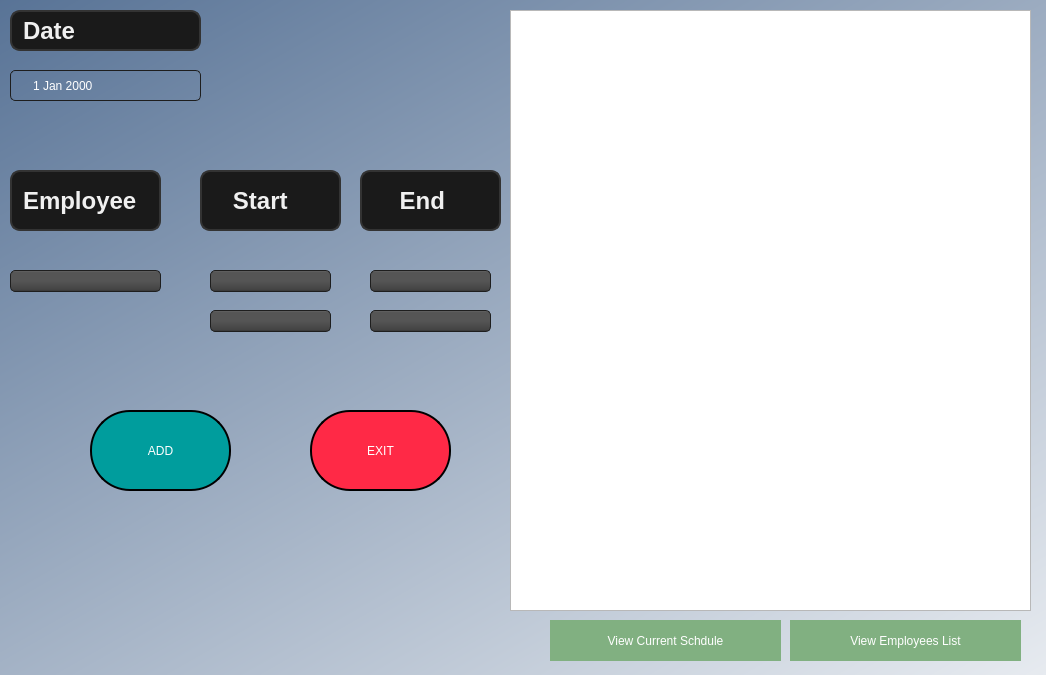
<?xml version="1.0" encoding="UTF-8"?>
<ui version="4.0">
 <class>Schdule</class>
 <widget class="QDialog" name="Schdule">
  <property name="geometry">
   <rect>
    <x>0</x>
    <y>0</y>
    <width>1046</width>
    <height>675</height>
   </rect>
  </property>
  <property name="windowTitle">
   <string>Dialog</string>
  </property>
  <widget class="QLabel" name="label">
   <property name="geometry">
    <rect>
     <x>10</x>
     <y>170</y>
     <width>151</width>
     <height>61</height>
    </rect>
   </property>
   <property name="styleSheet">
    <string notr="true">QLabel {
    background-color: #1a1a1a; /* Dark background */
    color: #f0f0f0; /* Light text color */
    font-family: &quot;Helvetica&quot;, sans-serif;
    font-size: 24px;
    font-weight: bold;
    padding: 5px;
    border-radius: 10px;
    border: 2px solid #333; /* Subtle border */
    text-align: center;
    box-shadow: 0 4px 6px rgba(0, 0, 0, 0.1); /* Soft shadow */
}</string>
   </property>
   <property name="text">
    <string>Employee</string>
   </property>
  </widget>
  <widget class="QLabel" name="label_3">
   <property name="geometry">
    <rect>
     <x>200</x>
     <y>170</y>
     <width>141</width>
     <height>61</height>
    </rect>
   </property>
   <property name="styleSheet">
    <string notr="true">QLabel {
    background-color: #1a1a1a; /* Dark background */
    color: #f0f0f0; /* Light text color */
    font-family: &quot;Helvetica&quot;, sans-serif;
    font-size: 24px;
    font-weight: bold;
    padding: 5px;
    border-radius: 10px;
    border: 2px solid #333; /* Subtle border */
    text-align: center;
    box-shadow: 0 4px 6px rgba(0, 0, 0, 0.1); /* Soft shadow */
}</string>
   </property>
   <property name="text">
    <string>   Start</string>
   </property>
  </widget>
  <widget class="QLabel" name="label_4">
   <property name="geometry">
    <rect>
     <x>360</x>
     <y>170</y>
     <width>141</width>
     <height>61</height>
    </rect>
   </property>
   <property name="styleSheet">
    <string notr="true">QLabel {
    background-color: #1a1a1a; /* Dark background */
    color: #f0f0f0; /* Light text color */
    font-family: &quot;Helvetica&quot;, sans-serif;
    font-size: 24px;
    font-weight: bold;
    padding: 5px;
    border-radius: 10px;
    border: 2px solid #333; /* Subtle border */
    text-align: center;
    box-shadow: 0 4px 6px rgba(0, 0, 0, 0.1); /* Soft shadow */
}</string>
   </property>
   <property name="text">
    <string>    End</string>
   </property>
  </widget>
  <widget class="QPushButton" name="pushButton">
   <property name="geometry">
    <rect>
     <x>790</x>
     <y>620</y>
     <width>231</width>
     <height>41</height>
    </rect>
   </property>
   <property name="styleSheet">
    <string notr="true">QPushButton
{
	border:white;
	color:white;
	background-color:rgb(129, 176, 129);
	font: 700 16pt &quot;Arial&quot;;
	Border-radius: 30px;
}
QPushButton:hover
{
	background-color:rgb(1, 90, 0);
}</string>
   </property>
   <property name="text">
    <string>View Employees List</string>
   </property>
  </widget>
  <widget class="QPushButton" name="pushButton_2">
   <property name="geometry">
    <rect>
     <x>550</x>
     <y>620</y>
     <width>231</width>
     <height>41</height>
    </rect>
   </property>
   <property name="styleSheet">
    <string notr="true">QPushButton
{
	border:black;
	color:white;
	background-color:rgb(129, 176, 129);
	font: 700 16pt &quot;Arial&quot;;
	Border-radius: 30px;
}
QPushButton:hover
{
	background-color:rgb(1, 90, 0);
}</string>
   </property>
   <property name="text">
    <string>View Current Schdule</string>
   </property>
  </widget>
  <widget class="QTextBrowser" name="textBrowser">
   <property name="geometry">
    <rect>
     <x>510</x>
     <y>10</y>
     <width>521</width>
     <height>601</height>
    </rect>
   </property>
  </widget>
  <widget class="QPushButton" name="pushButton_3">
   <property name="geometry">
    <rect>
     <x>90</x>
     <y>410</y>
     <width>141</width>
     <height>81</height>
    </rect>
   </property>
   <property name="styleSheet">
    <string notr="true">QPushButton{
	border:2px solid black;
	border-radius:40px;
	color:white;
	background:rgb(0, 157, 157);
	font: 32pt,BOLD &quot;Arial&quot;;
}
QPushButton:hover
{
	background-color:rgb(0, 255, 187);
}	</string>
   </property>
   <property name="text">
    <string>ADD</string>
   </property>
  </widget>
  <widget class="QLabel" name="label_5">
   <property name="geometry">
    <rect>
     <x>10</x>
     <y>10</y>
     <width>191</width>
     <height>41</height>
    </rect>
   </property>
   <property name="styleSheet">
    <string notr="true">QLabel {
    background-color: #1a1a1a; /* Dark background */
    color: #f0f0f0; /* Light text color */
    font-family: &quot;Helvetica&quot;, sans-serif;
    font-size: 24px;
    font-weight: bold;
    padding: 5px;
    border-radius: 10px;
    border: 2px solid #333; /* Subtle border */
    text-align: center;
    box-shadow: 0 4px 6px rgba(0, 0, 0, 0.1); /* Soft shadow */
}</string>
   </property>
   <property name="text">
    <string>Date</string>
   </property>
  </widget>
  <widget class="QGraphicsView" name="graphicsView">
   <property name="geometry">
    <rect>
     <x>-110</x>
     <y>-110</y>
     <width>1441</width>
     <height>831</height>
    </rect>
   </property>
   <property name="styleSheet">
    <string notr="true">QGraphicsView
{
	background-color:qlineargradient(spread:pad, x1:0, y1:0, x2:1, y2:1, stop:0 rgba(69, 99, 138, 255), stop:1 rgba(255, 255, 255, 255));
}</string>
   </property>
  </widget>
  <widget class="QPushButton" name="pushButton_4">
   <property name="geometry">
    <rect>
     <x>310</x>
     <y>410</y>
     <width>141</width>
     <height>81</height>
    </rect>
   </property>
   <property name="styleSheet">
    <string notr="true">QPushButton{
	border:2px solid black;
	border-radius:40px;
	color:white;
	background:rgb(255, 41, 70);
	font: 32pt,BOLD &quot;Arial&quot;;
}
QPushButton:hover
{
	background-color:rgb(214, 14, 14);
}	</string>
   </property>
   <property name="text">
    <string>EXIT</string>
   </property>
  </widget>
  <widget class="QComboBox" name="comboBox">
   <property name="geometry">
    <rect>
     <x>210</x>
     <y>270</y>
     <width>121</width>
     <height>22</height>
    </rect>
   </property>
   <property name="styleSheet">
    <string notr="true">QComboBox
{
    subcontrol-origin: padding;
    subcontrol-position: top right;
    selection-background-color: #111;
    selection-color: yellow;
    color: white;
    background-color: QLinearGradient( x1: 0, y1: 0, x2: 0, y2: 1, stop: 0 #565656, stop: 0.1 #525252, stop: 0.5 #4e4e4e, stop: 0.9 #4a4a4a, stop: 1 #464646);
    border-style: solid;
    border: 1px solid #1e1e1e;
    border-radius: 5;
    padding: 1px 0px 1px 20px;
}


QComboBox:hover, QPushButton:hover
{
    border: 1px solid yellow;
    color: white;
}

QComboBox:editable {
    background: red;
    color: pink;
}

QComboBox:on
{
    padding-top: 0px;
    padding-left: 0px;
    color: white;
    background-color: QLinearGradient( x1: 0, y1: 0, x2: 0, y2: 1, stop: 0 #2d2d2d, stop: 0.1 #2b2b2b, stop: 0.5 #292929, stop: 0.9 #282828, stop: 1 #252525);
    selection-background-color: #ffaa00;
}

QComboBox:!on
{
    color: white;
    background-color: QLinearGradient( x1: 0, y1: 0, x2: 0, y2: 1, stop: 0 #666, stop: 0.1 #555, stop: 0.5 #555, stop: 0.9 #444, stop: 1 #333);
}

QComboBox QAbstractItemView
{
    border: 2px solid darkgray;
    color: black;
    selection-background-color: QLinearGradient( x1: 0, y1: 0, x2: 0, y2: 1, stop: 0 #111, stop: 1 #333);
}

QComboBox::drop-down
{
     subcontrol-origin: padding;
     subcontrol-position: top right;
     width: 15px;
     color: white;
     border-left-width: 0px;
     border-left-color: darkgray;
     border-left-style: solid; /* just a single line */
     border-top-right-radius: 3px; /* same radius as the QComboBox */
     border-bottom-right-radius: 3px;
     padding-left: 10px;
 }

QComboBox::down-arrow, QSpinBox::down-arrow, QTimeEdit::down-arrow, QDateEdit::down-arrow
{
     image: url(:/icons/down_arrow.png);
     width: 7px;
     height: 5px;
}</string>
   </property>
  </widget>
  <widget class="QComboBox" name="comboBox_2">
   <property name="geometry">
    <rect>
     <x>370</x>
     <y>270</y>
     <width>121</width>
     <height>22</height>
    </rect>
   </property>
   <property name="styleSheet">
    <string notr="true">QComboBox
{
    subcontrol-origin: padding;
    subcontrol-position: top right;
    selection-background-color: #111;
    selection-color: yellow;
    color: white;
    background-color: QLinearGradient( x1: 0, y1: 0, x2: 0, y2: 1, stop: 0 #565656, stop: 0.1 #525252, stop: 0.5 #4e4e4e, stop: 0.9 #4a4a4a, stop: 1 #464646);
    border-style: solid;
    border: 1px solid #1e1e1e;
    border-radius: 5;
    padding: 1px 0px 1px 20px;
}


QComboBox:hover, QPushButton:hover
{
    border: 1px solid yellow;
    color: white;
}

QComboBox:editable {
    background: red;
    color: pink;
}

QComboBox:on
{
    padding-top: 0px;
    padding-left: 0px;
    color: white;
    background-color: QLinearGradient( x1: 0, y1: 0, x2: 0, y2: 1, stop: 0 #2d2d2d, stop: 0.1 #2b2b2b, stop: 0.5 #292929, stop: 0.9 #282828, stop: 1 #252525);
    selection-background-color: #ffaa00;
}

QComboBox:!on
{
    color: white;
    background-color: QLinearGradient( x1: 0, y1: 0, x2: 0, y2: 1, stop: 0 #666, stop: 0.1 #555, stop: 0.5 #555, stop: 0.9 #444, stop: 1 #333);
}

QComboBox QAbstractItemView
{
    border: 2px solid darkgray;
    color: black;
    selection-background-color: QLinearGradient( x1: 0, y1: 0, x2: 0, y2: 1, stop: 0 #111, stop: 1 #333);
}

QComboBox::drop-down
{
     subcontrol-origin: padding;
     subcontrol-position: top right;
     width: 15px;
     color: white;
     border-left-width: 0px;
     border-left-color: darkgray;
     border-left-style: solid; /* just a single line */
     border-top-right-radius: 3px; /* same radius as the QComboBox */
     border-bottom-right-radius: 3px;
     padding-left: 10px;
 }

QComboBox::down-arrow, QSpinBox::down-arrow, QTimeEdit::down-arrow, QDateEdit::down-arrow
{
     image: url(:/icons/down_arrow.png);
     width: 7px;
     height: 5px;
}</string>
   </property>
  </widget>
  <widget class="QComboBox" name="comboBox_3">
   <property name="geometry">
    <rect>
     <x>210</x>
     <y>310</y>
     <width>121</width>
     <height>22</height>
    </rect>
   </property>
   <property name="styleSheet">
    <string notr="true">QComboBox
{
    subcontrol-origin: padding;
    subcontrol-position: top right;
    selection-background-color: #111;
    selection-color: yellow;
    color: white;
    background-color: QLinearGradient( x1: 0, y1: 0, x2: 0, y2: 1, stop: 0 #565656, stop: 0.1 #525252, stop: 0.5 #4e4e4e, stop: 0.9 #4a4a4a, stop: 1 #464646);
    border-style: solid;
    border: 1px solid #1e1e1e;
    border-radius: 5;
    padding: 1px 0px 1px 20px;
}


QComboBox:hover, QPushButton:hover
{
    border: 1px solid yellow;
    color: white;
}

QComboBox:editable {
    background: red;
    color: pink;
}

QComboBox:on
{
    padding-top: 0px;
    padding-left: 0px;
    color: white;
    background-color: QLinearGradient( x1: 0, y1: 0, x2: 0, y2: 1, stop: 0 #2d2d2d, stop: 0.1 #2b2b2b, stop: 0.5 #292929, stop: 0.9 #282828, stop: 1 #252525);
    selection-background-color: #ffaa00;
}

QComboBox:!on
{
    color: white;
    background-color: QLinearGradient( x1: 0, y1: 0, x2: 0, y2: 1, stop: 0 #666, stop: 0.1 #555, stop: 0.5 #555, stop: 0.9 #444, stop: 1 #333);
}

QComboBox QAbstractItemView
{
    border: 2px solid darkgray;
    color: black;
    selection-background-color: QLinearGradient( x1: 0, y1: 0, x2: 0, y2: 1, stop: 0 #111, stop: 1 #333);
}

QComboBox::drop-down
{
     subcontrol-origin: padding;
     subcontrol-position: top right;
     width: 15px;
     color: white;
     border-left-width: 0px;
     border-left-color: darkgray;
     border-left-style: solid; /* just a single line */
     border-top-right-radius: 3px; /* same radius as the QComboBox */
     border-bottom-right-radius: 3px;
     padding-left: 10px;
 }

QComboBox::down-arrow, QSpinBox::down-arrow, QTimeEdit::down-arrow, QDateEdit::down-arrow
{
     image: url(:/icons/down_arrow.png);
     width: 7px;
     height: 5px;
}</string>
   </property>
  </widget>
  <widget class="QComboBox" name="comboBox_5">
   <property name="geometry">
    <rect>
     <x>370</x>
     <y>310</y>
     <width>121</width>
     <height>22</height>
    </rect>
   </property>
   <property name="styleSheet">
    <string notr="true">QComboBox
{
    subcontrol-origin: padding;
    subcontrol-position: top right;
    selection-background-color: #111;
    selection-color: yellow;
    color: white;
    background-color: QLinearGradient( x1: 0, y1: 0, x2: 0, y2: 1, stop: 0 #565656, stop: 0.1 #525252, stop: 0.5 #4e4e4e, stop: 0.9 #4a4a4a, stop: 1 #464646);
    border-style: solid;
    border: 1px solid #1e1e1e;
    border-radius: 5;
    padding: 1px 0px 1px 20px;
}


QComboBox:hover, QPushButton:hover
{
    border: 1px solid yellow;
    color: white;
}

QComboBox:editable {
    background: red;
    color: pink;
}

QComboBox:on
{
    padding-top: 0px;
    padding-left: 0px;
    color: white;
    background-color: QLinearGradient( x1: 0, y1: 0, x2: 0, y2: 1, stop: 0 #2d2d2d, stop: 0.1 #2b2b2b, stop: 0.5 #292929, stop: 0.9 #282828, stop: 1 #252525);
    selection-background-color: #ffaa00;
}

QComboBox:!on
{
    color: white;
    background-color: QLinearGradient( x1: 0, y1: 0, x2: 0, y2: 1, stop: 0 #666, stop: 0.1 #555, stop: 0.5 #555, stop: 0.9 #444, stop: 1 #333);
}

QComboBox QAbstractItemView
{
    border: 2px solid darkgray;
    color: black;
    selection-background-color: QLinearGradient( x1: 0, y1: 0, x2: 0, y2: 1, stop: 0 #111, stop: 1 #333);
}

QComboBox::drop-down
{
     subcontrol-origin: padding;
     subcontrol-position: top right;
     width: 15px;
     color: white;
     border-left-width: 0px;
     border-left-color: darkgray;
     border-left-style: solid; /* just a single line */
     border-top-right-radius: 3px; /* same radius as the QComboBox */
     border-bottom-right-radius: 3px;
     padding-left: 10px;
 }

QComboBox::down-arrow, QSpinBox::down-arrow, QTimeEdit::down-arrow, QDateEdit::down-arrow
{
     image: url(:/icons/down_arrow.png);
     width: 7px;
     height: 5px;
}</string>
   </property>
  </widget>
  <widget class="QComboBox" name="comboBox_4">
   <property name="geometry">
    <rect>
     <x>10</x>
     <y>270</y>
     <width>151</width>
     <height>22</height>
    </rect>
   </property>
   <property name="styleSheet">
    <string notr="true">QComboBox
{
    subcontrol-origin: padding;
    subcontrol-position: top right;
    selection-background-color: #111;
    selection-color: yellow;
    color: white;
    background-color: transparent;
    border-style: solid;
    border: 1px solid #1e1e1e;
    border-radius: 5;
    padding: 1px 0px 1px 20px;
}


QComboBox:hover, QPushButton:hover
{
    border: 1px solid yellow;
    color: white;
}

QComboBox:editable {
    background: red;
    color: pink;
}

QComboBox:on
{
    padding-top: 0px;
    padding-left: 0px;
    color: white;
    background-color: QLinearGradient( x1: 0, y1: 0, x2: 0, y2: 1, stop: 0 #2d2d2d, stop: 0.1 #2b2b2b, stop: 0.5 #292929, stop: 0.9 #282828, stop: 1 #252525);
    selection-background-color: #ffaa00;
}

QComboBox:!on
{
    color: white;
    background-color: QLinearGradient( x1: 0, y1: 0, x2: 0, y2: 1, stop: 0 #666, stop: 0.1 #555, stop: 0.5 #555, stop: 0.9 #444, stop: 1 #333);
}

QComboBox QAbstractItemView
{
    border: 2px solid darkgray;
    color: black;
    selection-background-color: QLinearGradient( x1: 0, y1: 0, x2: 0, y2: 1, stop: 0 #111, stop: 1 #333);
}

QComboBox::drop-down
{
     subcontrol-origin: padding;
     subcontrol-position: top right;
     width: 15px;
     color: white;
     border-left-width: 0px;
     border-left-color: darkgray;
     border-left-style: solid; /* just a single line */
     border-top-right-radius: 3px; /* same radius as the QComboBox */
     border-bottom-right-radius: 3px;
     padding-left: 10px;
 }

QComboBox::down-arrow, QSpinBox::down-arrow, QTimeEdit::down-arrow, QDateEdit::down-arrow
{
     image: url(:/icons/down_arrow.png);
     width: 7px;
     height: 5px;
}</string>
   </property>
  </widget>
  <widget class="QDateEdit" name="dateEdit">
   <property name="geometry">
    <rect>
     <x>10</x>
     <y>70</y>
     <width>191</width>
     <height>31</height>
    </rect>
   </property>
   <property name="styleSheet">
    <string notr="true">QDateEdit {
    subcontrol-origin: padding;
    subcontrol-position: top right;
    selection-background-color: #111;
    selection-color: yellow;
    color: white;
    background-color: transparent;
    border-style: solid;
    border: 1px solid #1e1e1e;
    border-radius: 5;
    padding: 1px 0px 1px 20px;
}
QDateEdit::drop-down {
    subcontrol-origin: padding;
    subcontrol-position: top right;
    width: 20px;
    border-left-width: 0px;
    border-top-right-radius: 5px;
    border-bottom-right-radius: 5px;
    padding-right: 5px; 
}



</string>
   </property>
  </widget>
  <zorder>graphicsView</zorder>
  <zorder>label</zorder>
  <zorder>label_3</zorder>
  <zorder>label_4</zorder>
  <zorder>pushButton</zorder>
  <zorder>pushButton_2</zorder>
  <zorder>textBrowser</zorder>
  <zorder>pushButton_3</zorder>
  <zorder>label_5</zorder>
  <zorder>pushButton_4</zorder>
  <zorder>comboBox</zorder>
  <zorder>comboBox_2</zorder>
  <zorder>comboBox_3</zorder>
  <zorder>comboBox_5</zorder>
  <zorder>comboBox_4</zorder>
  <zorder>dateEdit</zorder>
 </widget>
 <resources/>
 <connections/>
</ui>
